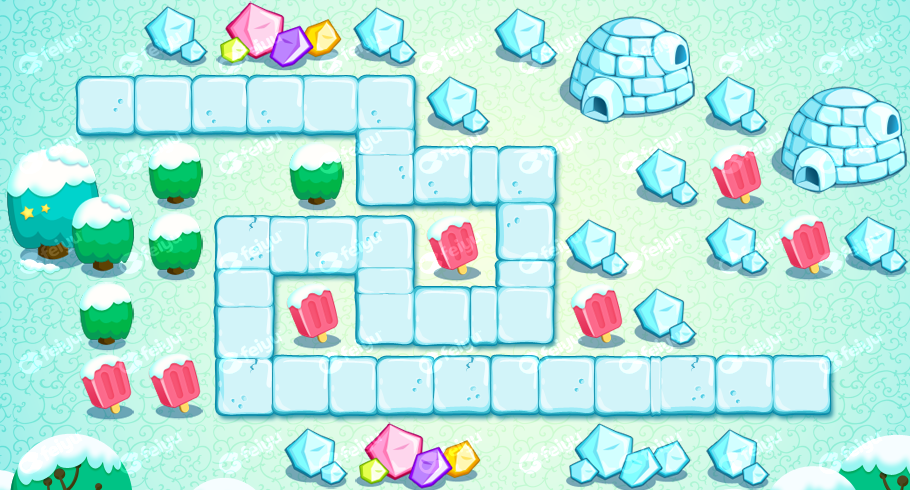

This game map was drawn from its Tiled (.tmx) file and the tilesets committed beside it. A one-line description and the trimmed map source follow:
An orthogonal 13x7 tile map with 70x70 px tiles, 1 tile layer (bg) and 47 objects (12x S2, 7x S3, 4x S1, 2x L1, 2x B1, ...).

<map version="1.0" orientation="orthogonal" renderorder="left-down" width="13" height="7" tilewidth="70" tileheight="70" nextobjectid="71">
 <tileset firstgid="1" name="3" tilewidth="70" tileheight="70" tilecount="91">
  <image source="3.png" width="910" height="490" />
 </tileset>
 <layer name="bg" width="13" height="7">
  <data>[91 cells, 91 non-empty, 91 distinct tile ids]</data>
 </layer>
 <objectgroup name="road">
  <object id="55" x="70" y="140" />
  <object id="56" x="350" y="140" />
  <object id="57" x="350" y="210" />
  <object id="58" x="490" y="210" />
  <object id="59" x="490" y="350" />
  <object id="60" x="350" y="350" />
  <object id="61" x="350" y="280" />
  <object id="62" x="210" y="280" />
  <object id="63" x="210" y="420" />
  <object id="64" x="770" y="420" />
 </objectgroup>
 <objectgroup name="small" visible="0">
  <object id="22" name="S2" x="280" y="490" />
  <object id="24" name="S2" x="700" y="490" />
  <object id="25" name="S2" x="630" y="350" />
  <object id="26" name="S2" x="560" y="280" />
  <object id="27" name="S2" x="700" y="280" />
  <object id="28" name="S2" x="840" y="280" />
  <object id="29" name="S2" x="630" y="210" />
  <object id="30" name="S2" x="700" y="140" />
  <object id="31" name="S2" x="490" y="70" />
  <object id="32" name="S2" x="420" y="140" />
  <object id="33" name="S2" x="350" y="70" />
  <object id="34" name="S2" x="140" y="70" />
  <object id="35" name="S3" x="140" y="420" />
  <object id="36" name="S3" x="70" y="420" />
  <object id="37" name="S3" x="280" y="350" />
  <object id="38" name="S3" x="420" y="280" />
  <object id="39" name="S3" x="560" y="350" />
  <object id="40" name="S3" x="770" y="280" />
  <object id="41" name="S3" x="700" y="210" />
  <object id="42" name="S1" x="70" y="350" />
  <object id="43" name="S1" x="140" y="280" />
  <object id="44" name="S1" x="140" y="210" />
  <object id="45" name="S1" x="280" y="210" />
 </objectgroup>
 <objectgroup name="little" visible="0">
  <object id="46" name="L1" x="420" y="490" />
  <object id="48" name="L1" x="280" y="70" />
  <object id="49" name="L3" x="630" y="490" />
 </objectgroup>
 <objectgroup name="big" visible="0">
  <object id="50" name="B2" x="70" y="210" />
  <object id="51" name="B1" x="630" y="70" />
  <object id="52" name="B1" x="840" y="140" />
 </objectgroup>
 <objectgroup name="start_end" visible="0">
  <object id="53" x="70" y="140" />
  <object id="54" x="770" y="420" />
 </objectgroup>
 <objectgroup name="invalid">
  <object id="65" x="0" y="490" />
  <object id="66" x="70" y="490" />
  <object id="67" x="140" y="490" />
  <object id="68" x="210" y="490" />
  <object id="69" x="770" y="490" />
  <object id="70" x="840" y="490" />
 </objectgroup>
</map>